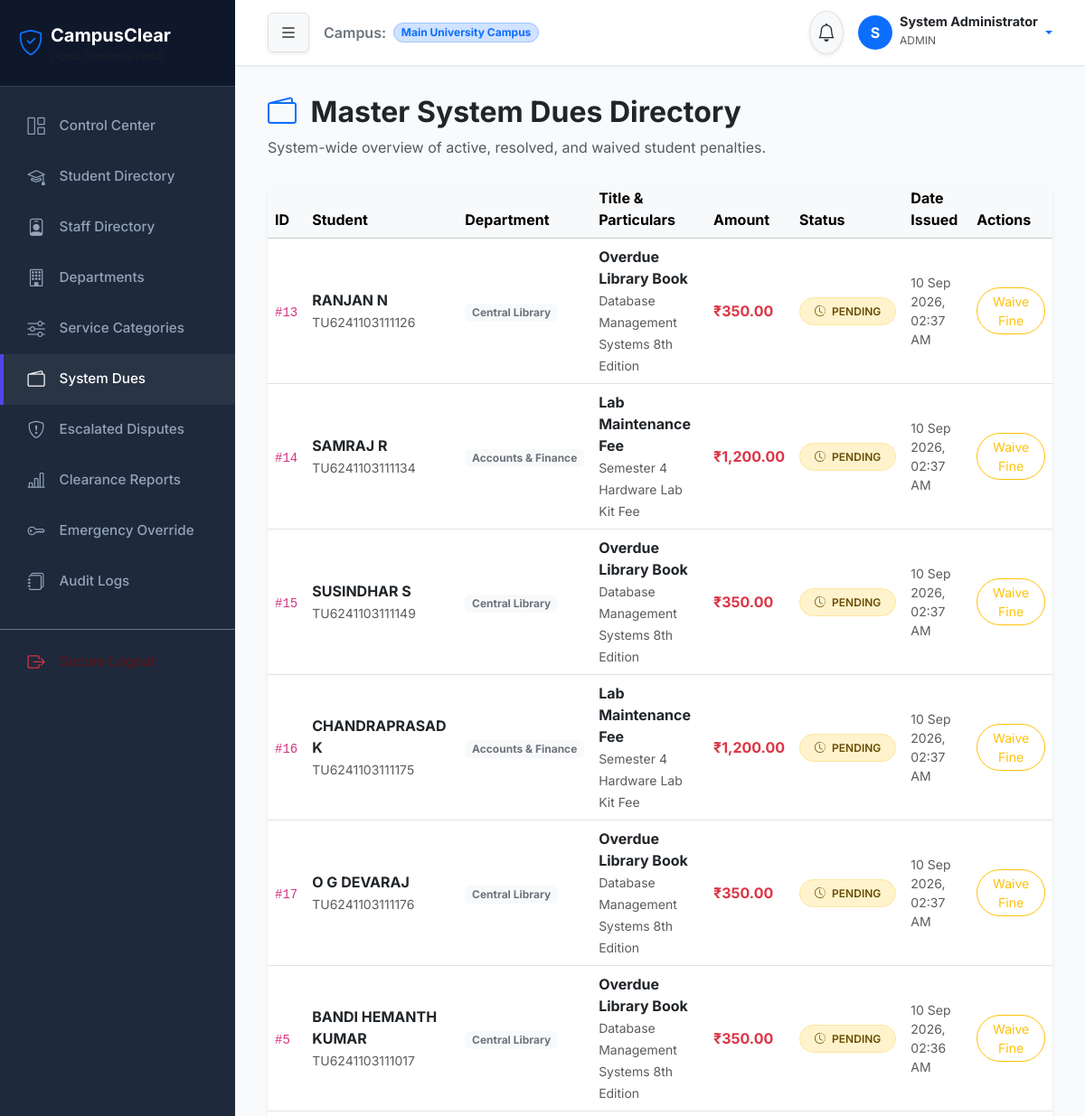
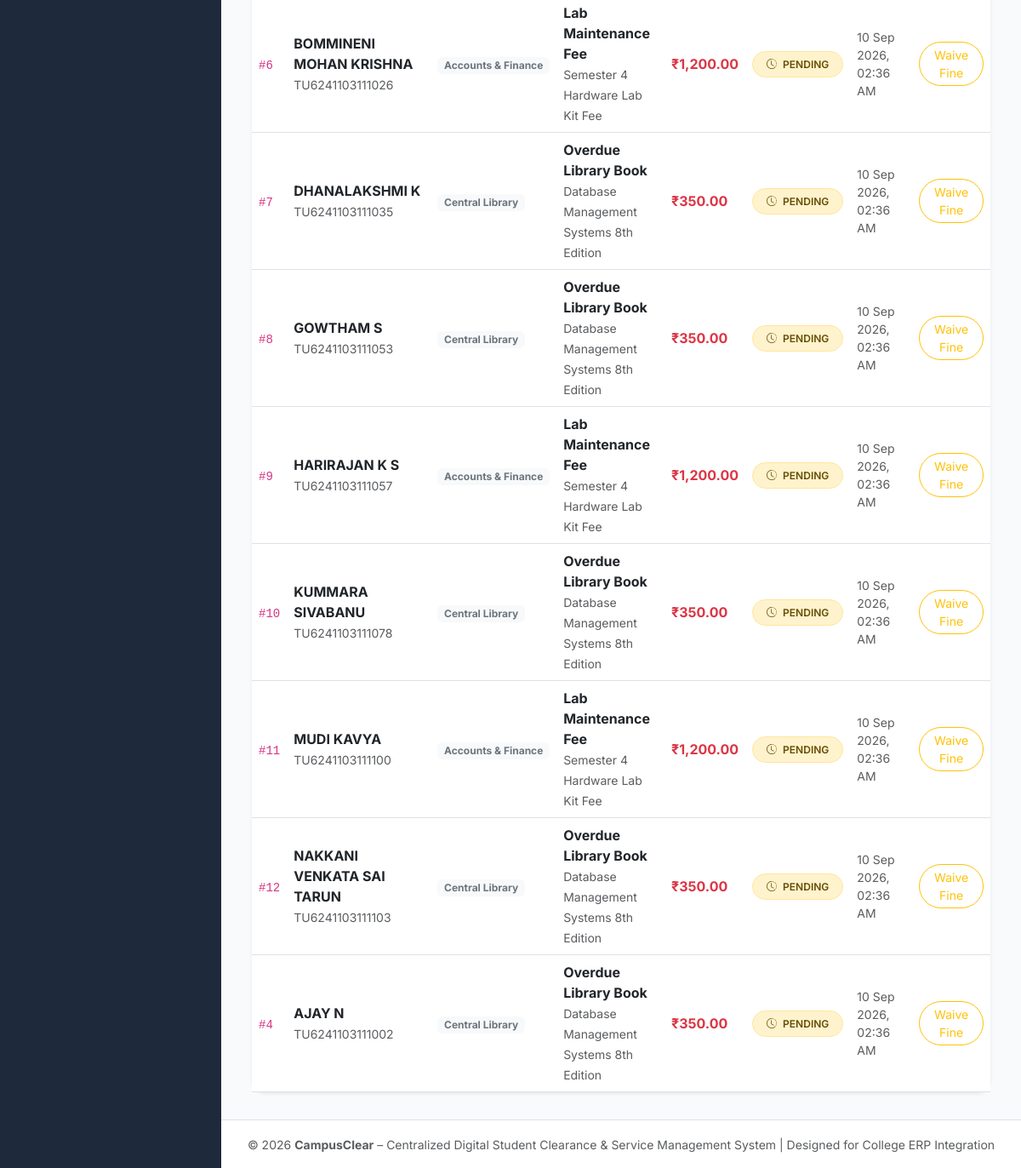
Page /admin/dues.php (signed in) on the committed database (2 pictures, top to bottom).
### tables this page shows
CREATE TABLE `dues` (
  `id` int(11) NOT NULL AUTO_INCREMENT,
  `student_id` int(11) NOT NULL,
  `department_id` int(11) NOT NULL,
  `title` varchar(150) NOT NULL,
  `description` text DEFAULT NULL,
  `amount` decimal(10,2) DEFAULT 0.00,
  `status` enum('pending','resolved','waived') DEFAULT 'pending',
  `added_by_staff_id` int(11) NOT NULL,
  `resolved_at` timestamp NULL DEFAULT NULL,
  `resolved_by_staff_id` int(11) DEFAULT NULL,
  `created_at` timestamp NOT NULL DEFAULT current_timestamp(),
  `updated_at` timestamp NOT NULL DEFAULT current_timestamp() ON UPDATE current_timestamp(),
  PRIMARY KEY (`id`),
  KEY `student_id` (`student_id`),
  KEY `department_id` (`department_id`),
  KEY `added_by_staff_id` (`added_by_staff_id`),
  KEY `resolved_by_staff_id` (`resolved_by_staff_id`),
  CONSTRAINT `dues_ibfk_1` FOREIGN KEY (`student_id`) REFERENCES `students` (`id`) ON DELETE CASCADE,
  CONSTRAINT `dues_ibfk_2` FOREIGN KEY (`department_id`) REFERENCES `departments` (`id`),
  CONSTRAINT `dues_ibfk_3` FOREIGN KEY (`added_by_staff_id`) REFERENCES `staff` (`id`),
  CONSTRAINT `dues_ibfk_4` FOREIGN KEY (`resolved_by_staff_id`) REFERENCES `staff` (`id`) ON DELETE SET NULL
);

CREATE TABLE `students` (
  `id` int(11) NOT NULL AUTO_INCREMENT,
  `user_id` int(11) NOT NULL,
  `roll_number` varchar(30) NOT NULL,
  `full_name` varchar(100) NOT NULL,
  `email` varchar(100) NOT NULL,
  `phone` varchar(20) DEFAULT NULL,
  `department_id` int(11) NOT NULL,
  `batch` varchar(20) NOT NULL,
  `semester` int(11) DEFAULT 1,
  `academic_year` varchar(20) DEFAULT NULL,
  `created_at` timestamp NOT NULL DEFAULT current_timestamp(),
  PRIMARY KEY (`id`),
  UNIQUE KEY `user_id` (`user_id`),
  UNIQUE KEY `roll_number` (`roll_number`),
  UNIQUE KEY `email` (`email`),
  KEY `department_id` (`department_id`),
  CONSTRAINT `students_ibfk_1` FOREIGN KEY (`user_id`) REFERENCES `users` (`id`) ON DELETE CASCADE,
  CONSTRAINT `students_ibfk_2` FOREIGN KEY (`department_id`) REFERENCES `departments` (`id`)
);

CREATE TABLE `departments` (
  `id` int(11) NOT NULL AUTO_INCREMENT,
  `name` varchar(100) NOT NULL,
  `code` varchar(20) NOT NULL,
  `description` text DEFAULT NULL,
  `is_active` tinyint(1) DEFAULT 1,
  `created_at` timestamp NOT NULL DEFAULT current_timestamp(),
  PRIMARY KEY (`id`),
  UNIQUE KEY `name` (`name`),
  UNIQUE KEY `code` (`code`)
);

### admin/dues.php (the view, shortened to what this page needs)
<?php
require_once __DIR__ . '/../includes/header.php';
require_once __DIR__ . '/../includes/sidebar.php';
require_once __DIR__ . '/../includes/navbar.php';
$pdo = db();
$dues = $pdo->query("
    SELECT du.*, s.full_name as student_name, s.roll_number, d.name as department_name
    FROM dues du
    JOIN students s ON du.student_id = s.id
    JOIN departments d ON du.department_id = d.id
    ORDER BY du.created_at DESC
")->fetchAll();
?>
<div class="container-fluid">
    <div class="row mb-4 align-items-center">
        <div class="col-md-8">
            <h2 class="fw-bold text-dark"><i class="bi bi-wallet2 me-2 text-primary"></i> Master System Dues Directory</h2>
            <p class="text-muted mb-0">System-wide overview of active, resolved, and waived student penalties.</p>
        </div>
    </div>
    <div class="card card-glass border-0 shadow-sm">
        <div class="card-body p-0">
            <div class="table-responsive">
                <table class="table table-hover align-middle mb-0">
                    <thead class="table-light">
                        <tr>
                            <th>ID</th>
                            <th>Student</th>
                            <th>Department</th>
                            <th>Title & Particulars</th>
                            <th>Amount</th>
                            <th>Status</th>
                            <th>Date Issued</th>
                            <th>Actions</th>
                        </tr>
                    </thead>
                    <tbody>
                        <?php foreach ($dues as $d): ?>
                            <tr>
                                <td><code>#<?= $d['id'] ?></code></td>
                                <td>
                                    <strong class="text-dark d-block"><?= sanitize($d['student_name']) ?></strong>
                                    <small class="text-muted"><?= sanitize($d['roll_number']) ?></small>
                                </td>
                                <td><span class="badge bg-light text-secondary"><?= sanitize($d['department_name']) ?></span></td>
                                <td>
                                    <strong class="text-dark d-block"><?= sanitize($d['title']) ?></strong>
                                    <small class="text-muted"><?= sanitize($d['description']) ?></small>
                                </td>
                                <td class="fw-bold text-danger"><?= format_currency($d['amount']) ?></td>
                                <td><?= get_status_badge($d['status']) ?></td>
                                <td class="small text-muted"><?= format_date($d['created_at']) ?></td>
                                <td>
                                    <?php if ($d['status'] === 'pending'): ?>
                                        <form method="POST" action="" class="d-inline" onsubmit="return confirm('Waive this due for student?');">
                                            <button type="submit" class="btn btn-sm btn-outline-warning rounded-pill px-3">Waive Fine</button>
                                        </form>
                                    <?php else: ?>
                                        <span class="small text-muted">Settled</span>
                                    <?php endif; ?>
                                </td>
                            </tr>
                        <?php endforeach; ?>
                    </tbody>
                </table>
            </div>
        </div>
    </div>
</div>
<?php require_once __DIR__ . '/../includes/footer.php'; ?>

### includes/functions.php (shortened to what this page needs)
<?php
function sanitize($data) {
    return htmlspecialchars(trim((string)$data), ENT_QUOTES, 'UTF-8');
}
function format_currency($amount) {
    return '₹' . number_format((float)$amount, 2);
}
function format_date($date_string) {
    return date('d M Y, h:i A', strtotime($date_string));
}
function get_status_badge($status) {
    $status_clean = strtolower(trim((string)$status));
    switch ($status_clean) {
        case 'pending':
        case 'submitted':
        case 'in_progress':
        case 'open':
        case 'under_review':
            return '<span class="badge bg-warning-subtle text-warning-emphasis px-3 py-2 border border-warning-subtle rounded-pill fw-semibold"><i class="bi bi-clock-history me-1"></i> ' . strtoupper(str_replace('_', ' ', $status)) . '</span>';
    }
}

### assets/css/style.css (style rules this page uses)
:root { --primary-color: #4f46e5; --primary-hover: #4338ca; --secondary-color: #0ea5e9; --dark-bg: #0f172a; --sidebar-bg: #1e293b; --card-bg: #ffffff; --text-main: #334155; --text-muted: #64748b; --border-color: #e2e8f0; --success-bg: #dcfce7; --success-text: #15803d; --warning-bg: #fef9c3; --warning-text: #a16207; --danger-bg: #ffe4e6; --danger-text: #be123c; --shadow-sm: 0 1px 3px rgba(0,0,0,0.05); --shadow-md: 0 4px 6px -1px rgba(0,0,0,0.07), 0 2px 4px -1px rgba(0,0,0,0.04); --shadow-lg: 0 10px 25px -5px rgba(0,0,0,0.08), 0 8px 10px -6px rgba(0,0,0,0.03); }
body { font-family: 'Inter', system-ui, -apple-system, sans-serif; background-color: #f8fafc; color: var(--text-main); min-height: 100vh; display: flex; flex-direction: column; }
.card-glass { background: rgba(255, 255, 255, 0.95); backdrop-filter: blur(10px); border: 1px solid rgba(226, 232, 240, 0.8); border-radius: 1rem; box-shadow: var(--shadow-md); transition: transform 0.2s ease, box-shadow 0.2s ease; }

### rows in the picture
dues: id "13", student.full_name "RANJAN N", student.roll_number "TU6241103111126", department.name "Central Library", title "Overdue Library Book", description "Database Management Systems 8th Edition", amount "₹350.00", status "PENDING", created_at "10 Sep 2026, 02:37 AM"
dues: id "14", student.full_name "SAMRAJ R", student.roll_number "TU6241103111134", department.name "Accounts & Finance", title "Lab Maintenance Fee", description "Semester 4 Hardware Lab Kit Fee", amount "₹1,200.00", status "PENDING", created_at "10 Sep 2026, 02:37 AM"
dues: id "15", student.full_name "SUSINDHAR S", student.roll_number "TU6241103111149", department.name "Central Library", title "Overdue Library Book", description "Database Management Systems 8th Edition", amount "₹350.00", status "PENDING", created_at "10 Sep 2026, 02:37 AM"
dues: id "16", student.full_name "CHANDRAPRASAD K", student.roll_number "TU6241103111175", department.name "Accounts & Finance", title "Lab Maintenance Fee", description "Semester 4 Hardware Lab Kit Fee", amount "₹1,200.00", status "PENDING", created_at "10 Sep 2026, 02:37 AM"
dues: id "17", student.full_name "O G DEVARAJ", student.roll_number "TU6241103111176", department.name "Central Library", title "Overdue Library Book", description "Database Management Systems 8th Edition", amount "₹350.00", status "PENDING", created_at "10 Sep 2026, 02:37 AM"
dues: id "5", student.full_name "BANDI HEMANTH KUMAR", student.roll_number "TU6241103111017", department.name "Central Library", title "Overdue Library Book", description "Database Management Systems 8th Edition", amount "₹350.00", status "PENDING", created_at "10 Sep 2026, 02:36 AM"
dues: id "6", student.full_name "BOMMINENI MOHAN KRISHNA", student.roll_number "TU6241103111026", department.name "Accounts & Finance", title "Lab Maintenance Fee", description "Semester 4 Hardware Lab Kit Fee", amount "₹1,200.00", status "PENDING", created_at "10 Sep 2026, 02:36 AM"
dues: id "7", student.full_name "DHANALAKSHMI K", student.roll_number "TU6241103111035", department.name "Central Library", title "Overdue Library Book", description "Database Management Systems 8th Edition", amount "₹350.00", status "PENDING", created_at "10 Sep 2026, 02:36 AM"
dues: id "8", student.full_name "GOWTHAM S", student.roll_number "TU6241103111053", department.name "Central Library", title "Overdue Library Book", description "Database Management Systems 8th Edition", amount "₹350.00", status "PENDING", created_at "10 Sep 2026, 02:36 AM"
dues: id "9", student.full_name "HARIRAJAN K S", student.roll_number "TU6241103111057", department.name "Accounts & Finance", title "Lab Maintenance Fee", description "Semester 4 Hardware Lab Kit Fee", amount "₹1,200.00", status "PENDING", created_at "10 Sep 2026, 02:36 AM"
dues: id "10", student.full_name "KUMMARA SIVABANU", student.roll_number "TU6241103111078", department.name "Central Library", title "Overdue Library Book", description "Database Management Systems 8th Edition", amount "₹350.00", status "PENDING", created_at "10 Sep 2026, 02:36 AM"
dues: id "11", student.full_name "MUDI KAVYA", student.roll_number "TU6241103111100", department.name "Accounts & Finance", title "Lab Maintenance Fee", description "Semester 4 Hardware Lab Kit Fee", amount "₹1,200.00", status "PENDING", created_at "10 Sep 2026, 02:36 AM"
dues: id "12", student.full_name "NAKKANI VENKATA SAI TARUN", student.roll_number "TU6241103111103", department.name "Central Library", title "Overdue Library Book", description "Database Management Systems 8th Edition", amount "₹350.00", status "PENDING", created_at "10 Sep 2026, 02:36 AM"
dues: id "4", student.full_name "AJAY N", student.roll_number "TU6241103111002", department.name "Central Library", title "Overdue Library Book", description "Database Management Systems 8th Edition", amount "₹350.00", status "PENDING", created_at "10 Sep 2026, 02:36 AM"

### other values in the picture
APP_NAME "CampusClear"
substr($user['full_name'], 0, 1) "S"
$user['full_name'] "System Administrator"
$user['role'] "ADMIN"
APP_TAGLINE "Centralized Digital Student Clearance & Service Management System"
